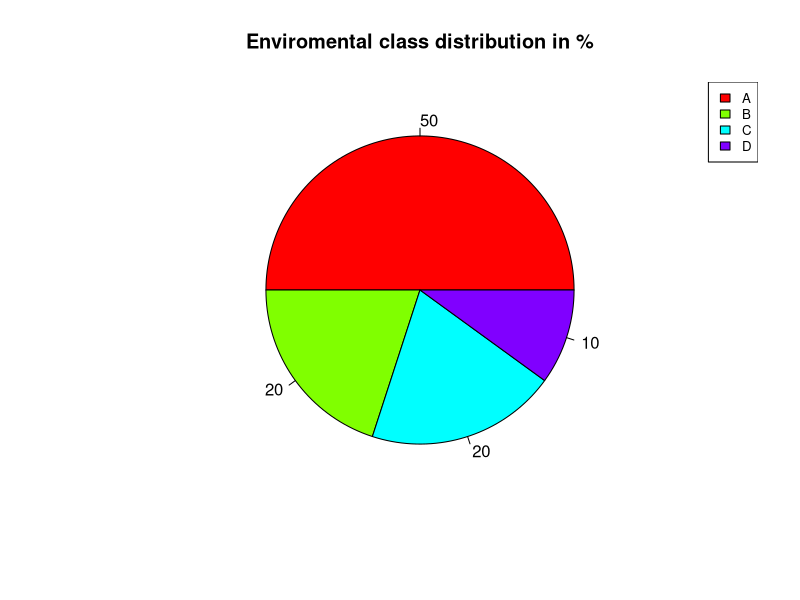
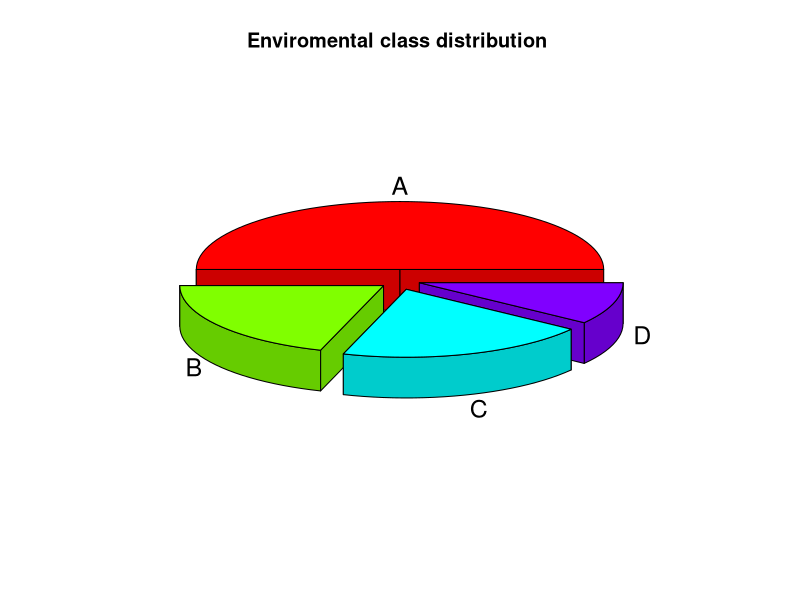

Write R code to recreate these figures, in order.
# Get library.
install.packages("plotrix")
library(plotrix)

#Create data frame
setwd("C:/C/github/code/projects/containerTransport/Rscripts")
print(getwd())
data <- read.csv(file = "pieChartData.csv", header = FALSE, sep=",")
data

#Defining variables
x <- c(as.numeric(data$V2))
labels <- c(data$V1)
percent <- round(100*x/sum(x), 1)

#Plots
pie(x, labels = percent, main = "Enviromental class distribution in %", col = rainbow(length(x)))
legend("topright", c(data$V1), cex = 0.8,
       fill = rainbow(length(x)))

pie3D(x, labels = labels,explode = 0.1, main = "Enviromental class distribution ")


